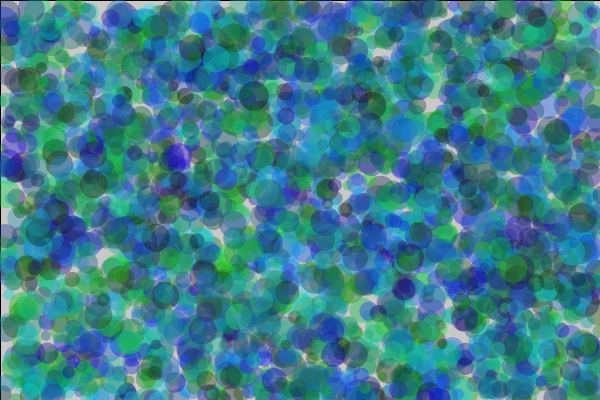
Frame 1 (no input)
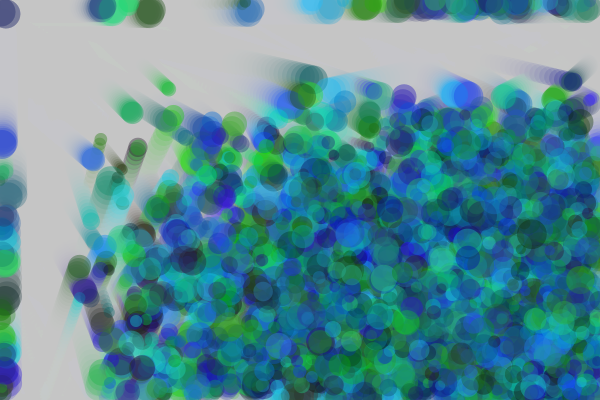
Frame 60 (the mouse pressed at the canvas centre just before this capture)
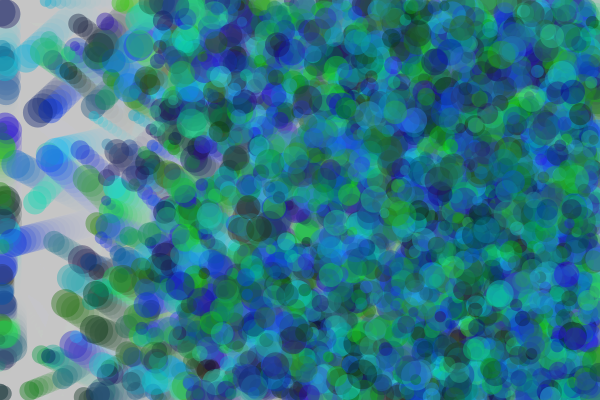
Frame 120 (the mouse held since frame 60 and released just before this capture)

The Processing sketch that drew these frames (run headless with seeded random() and noise(); from frame 60 on, the mouse is pressed at the canvas centre):

// Processing sketch: processing_119217
// ── processing_119217.pde

int numeroPelotas=3000;

float[] x=new float[numeroPelotas];
float[] y=new float[numeroPelotas];
float[] vx=new float[numeroPelotas];
float[] vy=new float[numeroPelotas];

float[] r=new float[numeroPelotas];

float[] colorpelotasX=new float[numeroPelotas];
float[] colorpelotasY=new float[numeroPelotas];
float[] colorpelotasZ=new float[numeroPelotas];

void setup()
{
    background(200);
    size(600,400);
   
    
    //declaramos valores para x,y
    for(int i=0; i<numeroPelotas; i++){
      
        //Y aquÃ se establece la velocidad
        vx[i]=random(1,5);
        vy[i]=random(1,5);
       
        //hacemos un random para que cada r sea diferente
        r[i]=random(10,30);
        
        //hacemos randoms para que cada color sea diferente = se puede modificar su valor para lograr tonalidades o gamas cromÃ¡ticas
        colorpelotasX[i]=random(50);
        colorpelotasY[i]=random(220);
        colorpelotasZ[i]=random(250);
      
        //establecemos donde queremos que empiecen las pelotas (o ramdom o un pto fijo)
        
        //pto fijo
        //x[i]=300;
        //y[i]=200;
        
        //random 
        x[i]=int(random(0,width));
        y[i]=int(random(0,height));
        
    }
}

void draw()
{
    //ponemos background para que no se vea la pelota "repetida"
        fill(200,200,200,50);
        rect(0,0,width,height);
        
   
   //establecemos rebotes
   
       for(int i=0; i<numeroPelotas; i++){
           x[i] += vx[i];
           y[i] += vy[i];
           
             if((x[i]<r[i]/2)||(x[i]>width-1-r[i]/2)) {
             vx[i]=-vx[i];
             }
             
             if((y[i]<r[i]/2)||(y[i]>height-1-r[i]/2)) {
             vy[i]=-vy[i];
             }
    }
    
        
    for(int i=0; i<numeroPelotas; i++){
    
    // el fill se ha de poner siempre antes de dibujar el objeto!!!!
        noStroke();
        fill(colorpelotasX[i],colorpelotasY[i],colorpelotasZ[i],100);
      
        ellipse(x[i],y[i],r[i],r[i]);
        
        }
   
}
